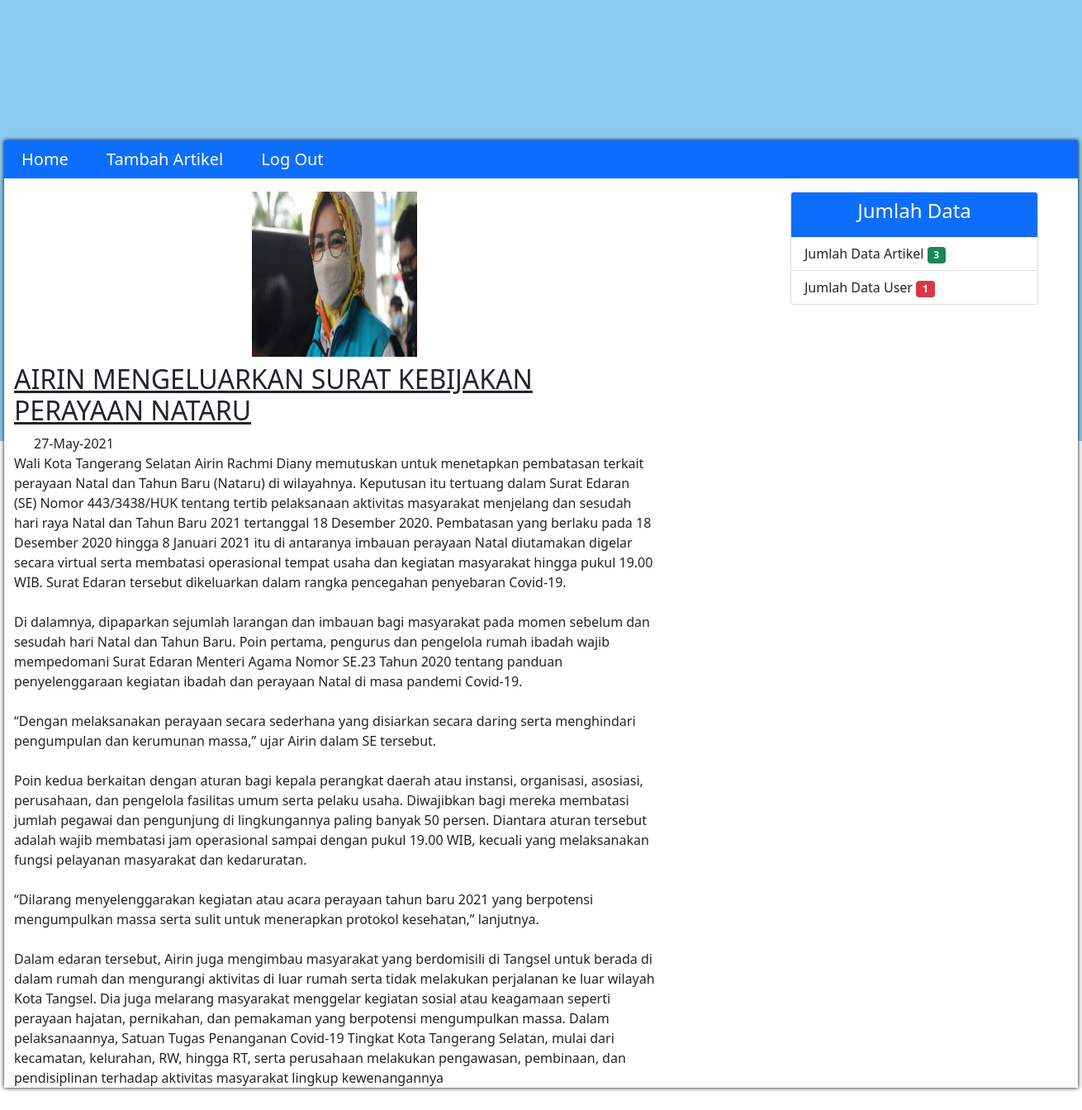
The page /admin/index.php?adm=view&id=25 on the database its author committed.
### tables this page shows
CREATE TABLE `artikel` (
  `id` int(11) NOT NULL,
  `judul` varchar(255) NOT NULL,
  `tanggal` int(11) NOT NULL,
  `isi` text NOT NULL,
  `gambar` varchar(255) NOT NULL
);

### koneksi.php (called while the page is built, shortened)
<?php
$db = mysqli_connect("localhost","root","","2021");
function query($data){
	global $db;
	$query = mysqli_query($db,$data);
	$row = [];
	while($data = mysqli_fetch_assoc($query)){
		$row[] = $data;
	}
return $row;
}
 ?>

### admin/view.php (the view)
<?php
$id = $_GET['id'];
$query = query("SELECT * FROM artikel WHERE id = $id")[0];
 ?>
<div class="container mt-3">
	<center>
	<img src="../image/<?= $query['gambar']; ?>" width="200" height="200">
	</center>
<h2 class="mt-2 text-decoration-underline d-inline-block text-capitalize"><?= $query['judul'] ?></h2>
<span class="ms-4"><?= date('d-M-Y',$query['tanggal']); ?></span>
	<div class="paragraf">
		<?=$query['isi']; ?>
	</div>
</div>

### my.css (style rules this page uses)
body { background-image: url(img/bg3.jpg); background-repeat: repeat; width: 100%; }

### rows shown on the page
artikel: gambar (picture), judul "AIRIN MENGELUARKAN SURAT KEBIJAKAN PERAYAAN NATARU", tanggal "27-May-2021", isi "Wali Kota Tangerang Selatan Airin Rachmi Diany memutuskan untuk menetapkan pembatasan terkait perayaan Natal dan Tahun Baru (Nataru) di wilayahnya. Keputusan itu tertuang dalam Surat Edaran (SE) Nomor 443/3438/HUK tentang tertib pelaksanaan aktivitas masyarakat menjelang dan sesudah hari raya Natal dan Tahun Baru 2021 tertanggal 18 Desember 2020. Pembatasan yang berlaku pada 18 Desember 2020 hingga 8 Januari 2021 itu di antaranya imbauan perayaan Natal diutamakan digelar secara virtual serta membatasi operasional tempat usaha dan kegiatan masyarakat hingga pukul 19.00 WIB. Surat Edaran tersebut dikeluarkan dalam rangka pencegahan penyebaran Covid-19. Di dalamnya, dipaparkan sejumlah…"

### other values the page prints
count($data_artikel) "3"
count($data_user) "1"
